Frame 1 (no input): blank canvas, image omitted
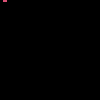
Frame 2 (the mouse pressed at the canvas centre, redrawn once)

The Processing sketch that drew this single still picture (run headless with seeded random() and noise(); the mouse was pressed at the canvas centre and the sketch redrawn once):

// Processing sketch: startinganimation
// ── startinganimation.pde
float y = 0;
float x = 0;
int i = 0;
int j = 0;

void setup() {
  size(100, 100);
  rectMode(CENTER);
  noLoop();
}

void draw() { 
  background(0);   // Set the background to black
  
  fill(random(255),random(255),random(255));
  float randomsize = random(10);
  rect(i,j,randomsize,randomsize);
  
  if(i==100){
    i=0;
    j=j+5;
  } else {
    i=i+5;
  }
  if(j==100){
      j=0;
  }
   delay(10);
} 

void mousePressed() {
  loop();
}
